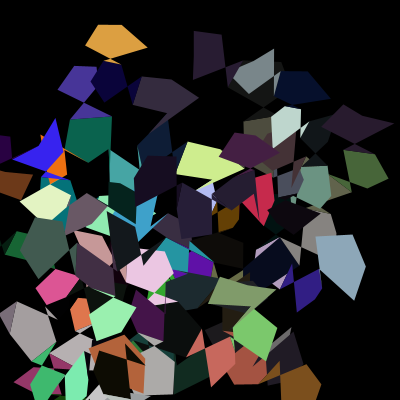
Frame 1 (no input)
Frame 2 (the mouse pressed at the canvas centre, redrawn once): identical to frame 1, image omitted

The Processing sketch that drew this single still picture (run headless with seeded random() and noise(); the mouse was pressed at the canvas centre and the sketch redrawn once):

// Processing sketch: randomshapessorandomomg
// ── randomshapessorandomomg.pde
float rmin = -radians(5);
float rmax = radians(5);
float radius_min = 10;
float radius_max = 40;



ArrayList<CS> shapes = new ArrayList<CS>();
void setup() {
  size(400, 400);
  colorMode(HSB);
  for (int i = 0; i < 100; i += 1) {
    CS c = getNewShape();
    if (c != null) {
      shapes.add(c);
    }
  }
  
  noLoop();
}

void draw() {
  background(0);
  for (CS cs : shapes) {
    cs.draw();
    //println("point " + cs.centre);

    //printArray(cs.points);
    //printArray(cs.used);
  }
}
// ── newshape.pde
CS getNewShape() {
  CS c = null;



  if (shapes.size() == 0 ) {
    c = new CS();
    c.centre = new PVector(width / 2, height / 2);

    float angle = TAU / 6;

    for (int i = 0; i < c.points.length; i += 1) {
      float radius = random(radius_min, radius_max);
      float a = (angle * i) + random(rmin, rmax);
      float x = c.centre.x + radius * cos(a);
      float y = c.centre.y + radius * sin(a);
      PVector p = new PVector(x, y);
      c.points[i] = p;
    }
  } else {

    int attempts = 0;
    c = new CS();
    while (attempts <= 1000) {
      
      attempts += 1;
      int r = floor(random(shapes.size()));
      CS o = shapes.get(r);

      r = floor(random(o.points.length -1));
      r -= (r % 2);

      if (o.used[r]) continue;

      c.points[0] = o.points[r].copy();
      c.points[1] = o.points[r+1].copy();

      o.used[r] = true;
      o.used[r+1] = true;
      c.used[0] =  true;
      c.used[1] = true;


      float x1 = c.points[0].x;
      float x2 = c.points[1].x;
      float y1 = c.points[0].y;
      float y2 = c.points[1].y;
      PVector mid = new PVector( (x1 + x2) / 2, (y1 + y2) / 2);
      //println("1 (" + x1 + "," + y1 + "),  2(" + x2 + "," + y2 +") mid: " + mid);
      //println("o.centre : " + o.centre);
      c.centre = PVector.sub(mid, o.centre).mult(2).add(o.centre);
      //println(centre);
      float startAngle = PVector.sub(c.points[1], c.centre).heading();
      float angle = TAU / 6;

      for (int i = 2; i < 6; i += 1) {
        float radius = random(radius_min, radius_max);
        float a = startAngle + (angle * i) + random(rmin, rmax);
        float x = c.centre.x + radius * cos(a);
        float y = c.centre.y + radius * sin(a);
        PVector p = new PVector(x, y);
        c.points[i] = p;
      }
      break;
    }
    if (attempts >= 999) {
      c = null;
      println("failed");
    }
  }

  return c;
}
// ── shapeclass.pde
class CS {
  PVector[] points = new PVector[6];
  boolean[] used  = new boolean[6];

  PVector centre;
  color c;


  CS() {
    c = color(random(255), random(255), random(255));
  }



  void draw() {
    noStroke();
    fill(c);
    beginShape();
    for (PVector p : points) {
      vertex(p.x, p.y);
    }
    vertex(points[0].x, points[0].y);
    endShape();
  }
}
